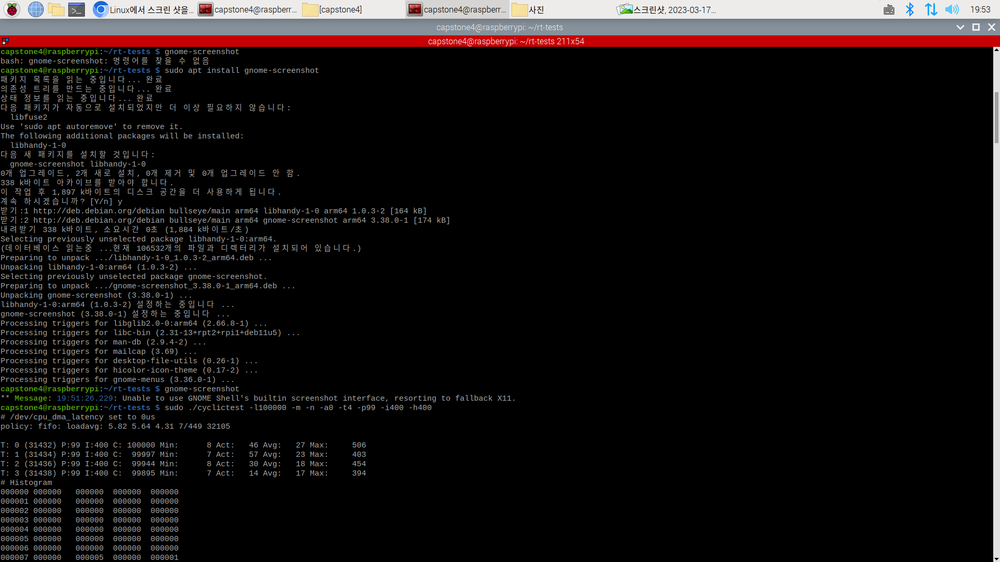
#> input picture Raspberry PI/cycletest thread4.png, 1000 x 562 px, shrunk from 1920 x 1080 before the run, given in place of the camera
$ python cam_test.py
#> lines starting #> are read from the running program, lines starting #| are printed output that depends on the picture; after the words box and inside, x2 and y2 are one past the last pixel; in counts of white or black regions, pixels touching at a corner belong together
import cv2
import time
import numpy as np

def canny_webcam():
    #"Live capture frames from webcam and show the canny edge image of the captured frames."

    cap = cv2.VideoCapture(0)

    while True:
        ret, frame = cap.read()  # ret gets a boolean value. True if reading is successful (I think). frame is an
#> frame is the input picture: shape (562, 1000, 3); mean B, G, R 18.1, 18, 21.5
        # uint8 numpy.ndarray
        ori = frame     # 원본 이미지
        frame = cv2.GaussianBlur(frame, (7, 7), 2.5)  # 가우시안 블러
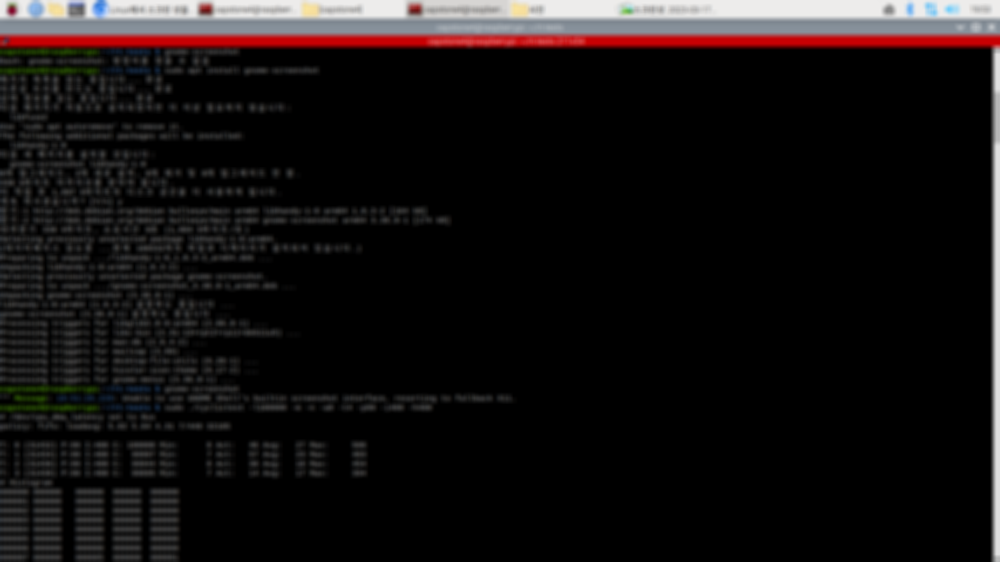
#> frame: shape (562, 1000, 3); mean B, G, R 18.1, 18, 21.5
        frame = cv2.cvtColor(frame, cv2.COLOR_BGR2GRAY) # GrayScale로 변환
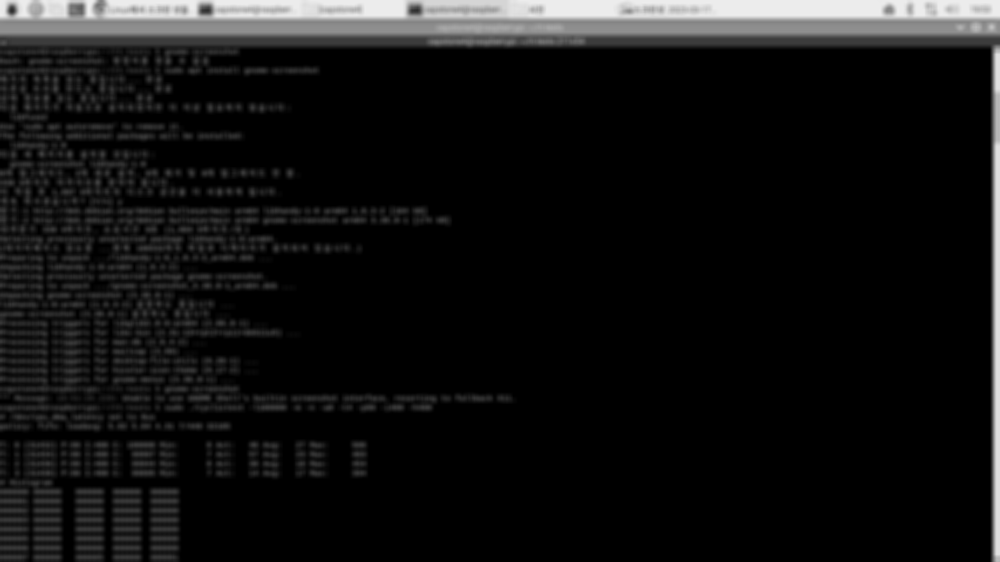
#> frame: shape (562, 1000); min 0, max 237, mean 19
        edge = cv2.Canny(frame, 50,70)
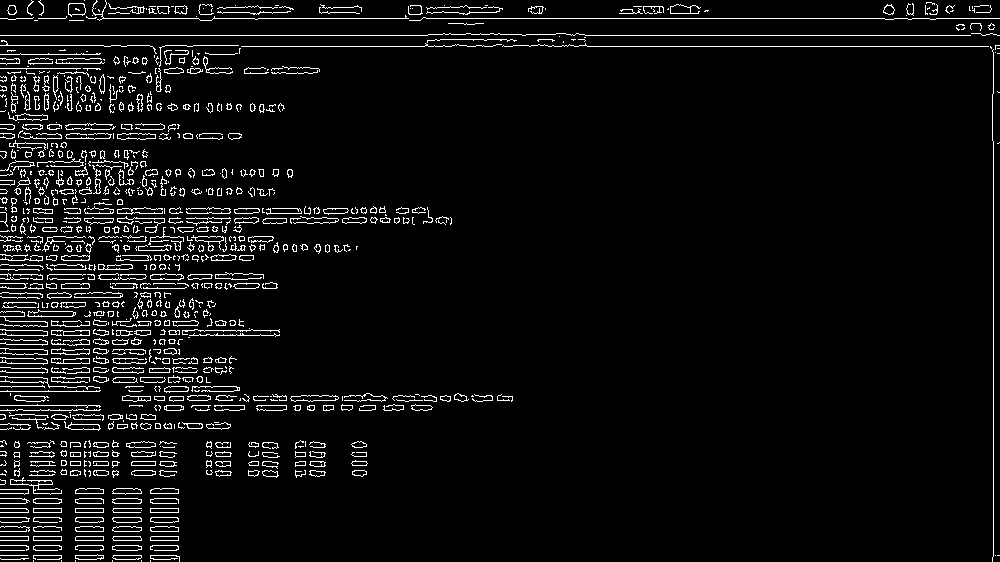
#> edge: shape (562, 1000); 5.1% white in thin lines or dots

        mask = np.full_like(ori,255)
        height, width = edge.shape[:2]
#> height = 562; width = 1000
        idx= (width//2, height//2)
#> idx = (500, 281)

        #normal = cv2.seamlessClone(ori,edge,mask,idx,cv2.NORMAL_CLONE)
        #mix = cv2.seamlessClone(ori,edge,mask,idx,cv2.MIXED_CLONE)
        for i in range (height):
            for j in range (width):
                if edge[i][j] == 255:
                    ori[i][j] = 255
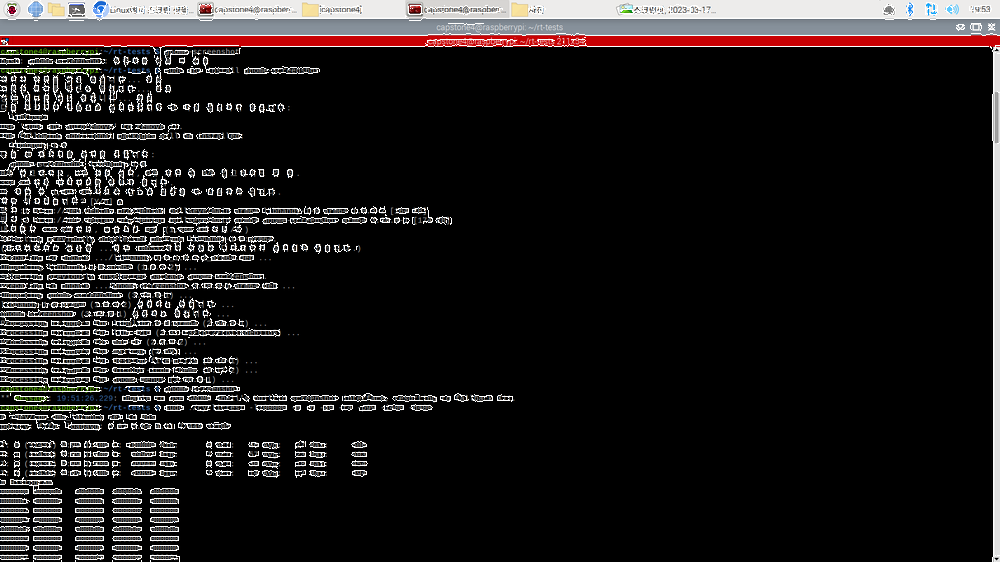
#> ori: shape (562, 1000, 3); 5.13% of pixels changed, all inside (x1, y1, x2, y2) = (0, 0, 1000, 562)
        cv2.imshow('Merged',ori)
        time.sleep(0.01)

        if cv2.waitKey(20) == ord('q'):  # Introduce 20 milisecond delay. press q to exit.
#> (key q is pressed here)
            cv2.destroyAllWindows()
            break


canny_webcam()
